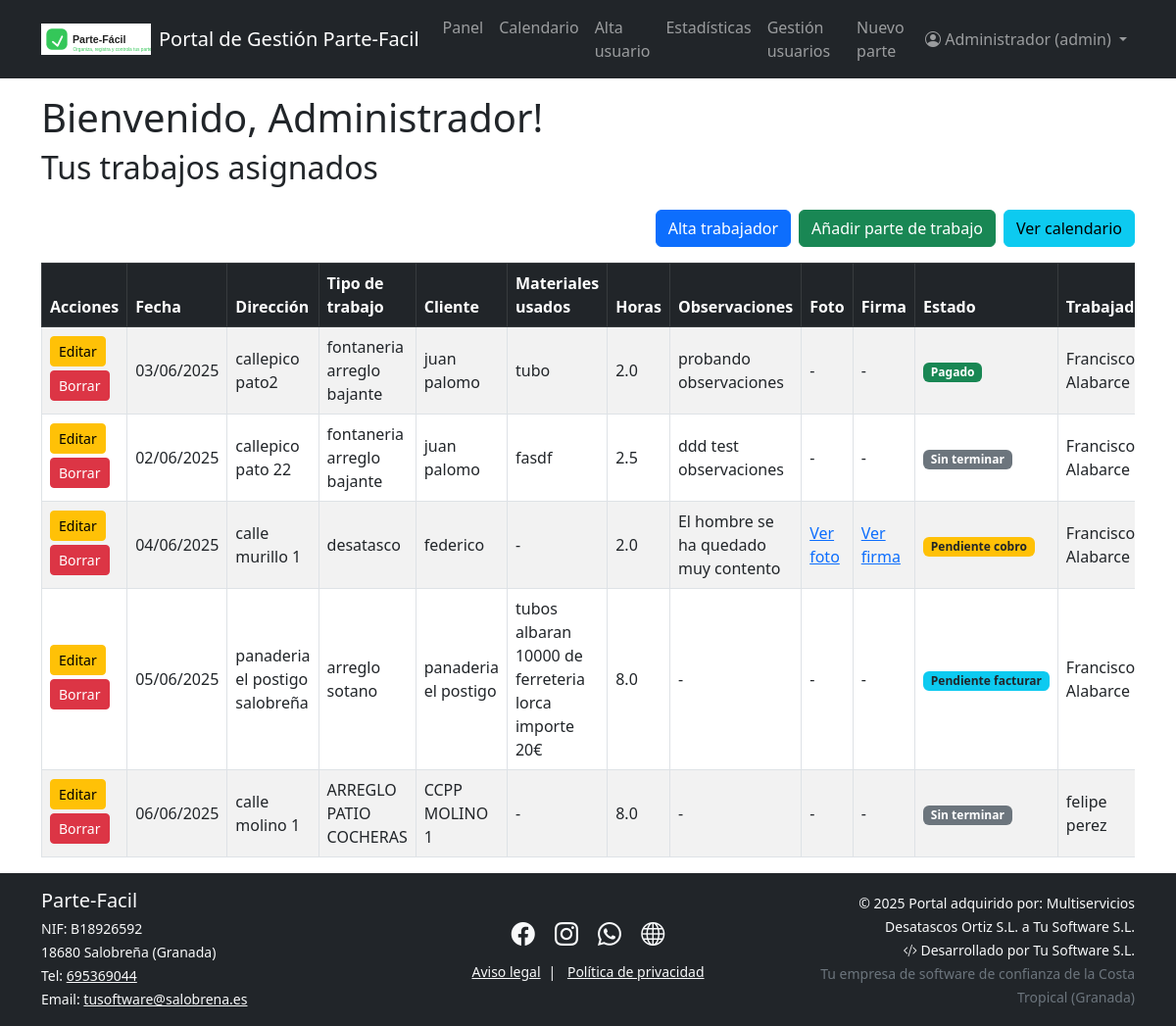
/dashboard (signed in), run on the app's committed database.
### models.py (models this page shows)
class Usuario(UserMixin, db.Model):
    id = db.Column(db.Integer, primary_key=True)
    nombre = db.Column(db.String(50), nullable=False)
    email = db.Column(db.String(120), unique=True, nullable=False)
    contraseña = db.Column(db.String(200), nullable=False)
    rol = db.Column(db.String(20), nullable=False, default="trabajador")  # admin/trabajador
    trabajos = db.relationship('Trabajo', backref='trabajador', lazy=True)

class Trabajo(db.Model):
    id = db.Column(db.Integer, primary_key=True)
    fecha = db.Column(db.DateTime, nullable=False)
    fecha_fin = db.Column(db.DateTime, nullable=True)
    direccion = db.Column(db.String(150), nullable=False)
    tipo_trabajo = db.Column(db.String(80), nullable=False)
    cliente = db.Column(db.String(80), nullable=False)
    horas = db.Column(db.Float, nullable=False, default=0)
    materiales_usados = db.Column(db.Text, nullable=True)
    firma = db.Column(db.String(120), nullable=True)  # Ruta del archivo
    foto = db.Column(db.String(120), nullable=True)   # Ruta del archivo
    terminado = db.Column(db.Boolean, default=False)
    estado = db.Column(db.String(30), default='sin terminar')
    observaciones = db.Column(db.Text)
    id_trabajador = db.Column(db.Integer, db.ForeignKey('usuario.id'), nullable=False)

### app.py (the view)
@app.route('/dashboard')
@login_required
def dashboard():
    if current_user.rol == "admin":
        trabajos = Trabajo.query.all()
    else:
        trabajos = Trabajo.query.filter_by(id_trabajador=current_user.id).all()
    form = EmptyForm()
    return render_template('dashboard.html', trabajos=trabajos, form=form)

### app.py (called while the page is built)
@login_manager.user_loader
def load_user(user_id):
    return Usuario.query.get(int(user_id))

@app.context_processor
def inject_now():
    return {'now': datetime.now()}

### templates/dashboard.html (shortened to what this page needs)
{% extends "base.html" %}
{% block content %}
<h2 class="mb-4">Tus trabajos asignados</h2>
{% if current_user.rol == "admin" %}
<div class="d-flex justify-content-end mb-3">
    <a href="{{ url_for('alta_trabajador') }}" class="btn btn-primary me-2">Alta trabajador</a>
    <a href="{{ url_for('add_work') }}" class="btn btn-success">Añadir parte de trabajo</a>
    <a href="{{ url_for('calendar') }}" class="btn btn-info ms-2">Ver calendario</a>
</div>
{% else %}
<div class="d-flex justify-content-end mb-3">
    <a href="{{ url_for('add_work') }}" class="btn btn-success">Añadir parte de trabajo</a>
    <a href="{{ url_for('calendar') }}" class="btn btn-info ms-2">Ver calendario</a>
</div>
{% endif %}
<div class="table-responsive">
    <table class="table table-bordered table-striped align-middle">
        <thead class="table-dark">
            <tr>
                <th>Acciones</th>
                <th>Fecha</th>
                <th>Dirección</th>
                <th>Tipo de trabajo</th>
                <th>Cliente</th>
                <th>Materiales usados</th>
                <th>Horas</th>
                <th>Observaciones</th>
                <th>Foto</th>
                <th>Firma</th>
                {% if current_user.rol == "admin" %}
                    <th>Estado</th>
                    <th>Trabajador</th>
                {% endif %}
            </tr>
        </thead>
        <tbody>
            {% for trabajo in trabajos %}
            <tr>
                <td>
                    {% if current_user.rol == "admin" or trabajo.id_trabajador == current_user.id %}
                        <a href="{{ url_for('edit_work', work_id=trabajo.id) }}" class="btn btn-sm btn-warning mb-1">Editar</a>
                    {% endif %}
                    {% if current_user.rol == "admin" %}
                        <form action="{{ url_for('delete_work', work_id=trabajo.id) }}" method="post" style="display:inline;" onsubmit="return confirm('¿Seguro que quieres borrar este parte?');">
                            <button type="submit" class="btn btn-sm btn-danger mb-1">Borrar</button>
                        </form>
                    {% endif %}
                </td>
                <td>{{ trabajo.fecha.strftime('%d/%m/%Y') }}</td>
                <td>{{ trabajo.direccion }}</td>
                <td>{{ trabajo.tipo_trabajo }}</td>
                <td>{{ trabajo.cliente }}</td>
                <td>{{ trabajo.materiales_usados or "-" }}</td>
                <td>{{ trabajo.horas or "-" }}</td>
                <td>
                    {% if trabajo.observaciones %}
                        <span style="white-space: pre-line;">{{ trabajo.observaciones }}</span>
                    {% else %}
                        -
                    {% endif %}
                </td>
                <td>
                    {% if trabajo.foto %}
                        <a href="{{ url_for('static', filename='uploads/' ~ trabajo.foto) }}" target="_blank">Ver foto</a>
                    {% else %}
                        -
                    {% endif %}
                </td>
                <td>
                    {% if trabajo.firma %}
                        <a href="{{ url_for('static', filename='uploads/' ~ trabajo.firma) }}" target="_blank">Ver firma</a>
                    {% else %}
                        -
                    {% endif %}
                </td>
                {% if current_user.rol == "admin" %}
                    <td>
                        {% if trabajo.estado == "pagado" %}
                            <span class="badge bg-success">Pagado</span>
                        {% elif trabajo.estado == "pendiente_cobro" %}
                            <span class="badge bg-warning text-dark">Pendiente cobro</span>
                        {% elif trabajo.estado == "pendiente_facturar" %}
                            <span class="badge bg-info text-dark">Pendiente facturar</span>
                        {% else %}
                            <span class="badge bg-secondary">Sin terminar</span>
                        {% endif %}
                    </td>
                    <td>
                        {% if trabajo.trabajador %}
                            {{ trabajo.trabajador.nombre }}
                        {% else %}
                            {{ trabajo.id_trabajador }}
                        {% endif %}
                    </td>
                {% endif %}
            </tr>
            {% endfor %}
        </tbody>
    </table>
</div>
{% endblock %}

### templates/base.html (shortened to what this page needs)
<!DOCTYPE html>
<html lang="es">
<head>
    <link href="https://cdn.jsdelivr.net/npm/bootstrap@5.3.0/dist/css/bootstrap.min.css" rel="stylesheet">
    <link rel="stylesheet" href="https://cdn.jsdelivr.net/npm/bootstrap-icons@1.11.1/font/bootstrap-icons.css">
</head>
<body>
    {% include 'navbar.html' %}
    {% if current_user.is_authenticated %}
        <div class="container mt-3">
            <h1>Bienvenido, {{ current_user.nombre }}!</h1>
        </div>
    {% else %}
        <div class="container mt-3">
            <h1>Bienvenido a Parte-Fácil</h1>
            <p>Por favor, inicia sesión para acceder a tu panel de trabajo.</p>
        </div>
    {% endif %}
    <div class="container">
        {% block content %}{% endblock %}
    </div>
    {% include 'footer.html' %}
</body>
</html>

### templates/navbar.html (shortened to what this page needs)
<nav class="navbar navbar-expand-lg navbar-dark bg-dark">
  <div class="container">
    <a class="navbar-brand d-flex align-items-center gap-2" href="{{ url_for('empresa') }}">
      <img src="{{ url_for('static', filename='images/logo.svg') }}" alt="Logo" height="32" style="vertical-align: middle;">
      <span>Portal de Gestión Parte-Facil</span>
    </a>
    <div class="collapse navbar-collapse" id="navbarNav">
      {% if current_user.is_authenticated %}
        <ul class="navbar-nav me-auto mb-2 mb-lg-0">
          <li class="nav-item">
            <a class="nav-link" href="{{ url_for('dashboard') }}">Panel</a>
          </li>
          <li class="nav-item">
            <a class="nav-link" href="{{ url_for('calendar') }}">Calendario</a>
          </li>
          {% if current_user.rol == 'admin' %}
            <li class="nav-item">
              <a class="nav-link" href="{{ url_for('alta_trabajador') }}">Alta usuario</a>
            </li>
            <li class="nav-item">
              <a class="nav-link" href="{{ url_for('admin_dashboard') }}">Estadísticas</a>
            <li class="nav-item">
              <a class="nav-link" href="{{ url_for('listado_usuarios') }}">Gestión usuarios</a>
            </li>
          {% endif %}
          <li class="nav-item">
            <a class="nav-link" href="{{ url_for('add_work') }}">Nuevo parte</a>
          </li>
        </ul>
        <ul class="navbar-nav ms-auto mb-2 mb-lg-0">
          <li class="nav-item dropdown">
            <a class="nav-link dropdown-toggle" href="#" id="navbarUserDropdown" role="button" data-bs-toggle="dropdown" aria-expanded="false">
              <i class="bi bi-person-circle"></i> {{ current_user.nombre }} ({{ current_user.rol }})
            </a>
          </li>
        </ul>
      {% else %}
        <ul class="navbar-nav ms-auto">
          <li class="nav-item">
            <a class="nav-link" href="{{ url_for('login') }}">Acceso empleados</a>
          </li>
        </ul>
      {% endif %}
    </div>
  </div>
</nav>

### data on the page
Usuario: nombre "Administrador", rol "admin"
Trabajo: fecha "03/06/2025", direccion "callepico pato2", tipo_trabajo "fontaneria arreglo bajante", cliente "juan palomo", materiales_usados "tubo", horas "2.0", observaciones "probando observaciones", estado "Pagado", trabajador.nombre "Francisco Alabarce"
Trabajo: fecha "02/06/2025", direccion "callepico pato 22", tipo_trabajo "fontaneria arreglo bajante", cliente "juan palomo", materiales_usados "fasdf", horas "2.5", observaciones "ddd test observaciones", estado "Sin terminar", trabajador.nombre "Francisco Alabarce"
Trabajo: fecha "04/06/2025", direccion "calle murillo 1", tipo_trabajo "desatasco", cliente "federico", materiales_usados "-", horas "2.0", observaciones "El hombre se ha quedado muy contento", estado "Pendiente cobro", trabajador.nombre "Francisco Alabarce"
Trabajo: fecha "05/06/2025", direccion "panaderia el postigo salobreña", tipo_trabajo "arreglo sotano", cliente "panaderia el postigo", materiales_usados "tubos albaran 10000 de ferreteria lorca importe 20€", horas "8.0", shows "Pendiente facturar", trabajador.nombre "Francisco Alabarce"
Trabajo: fecha "06/06/2025", direccion "calle molino 1", tipo_trabajo "ARREGLO PATIO COCHERAS", cliente "CCPP MOLINO 1", materiales_usados "-", horas "8.0", estado "Sin terminar", trabajador.nombre "felipe perez"
